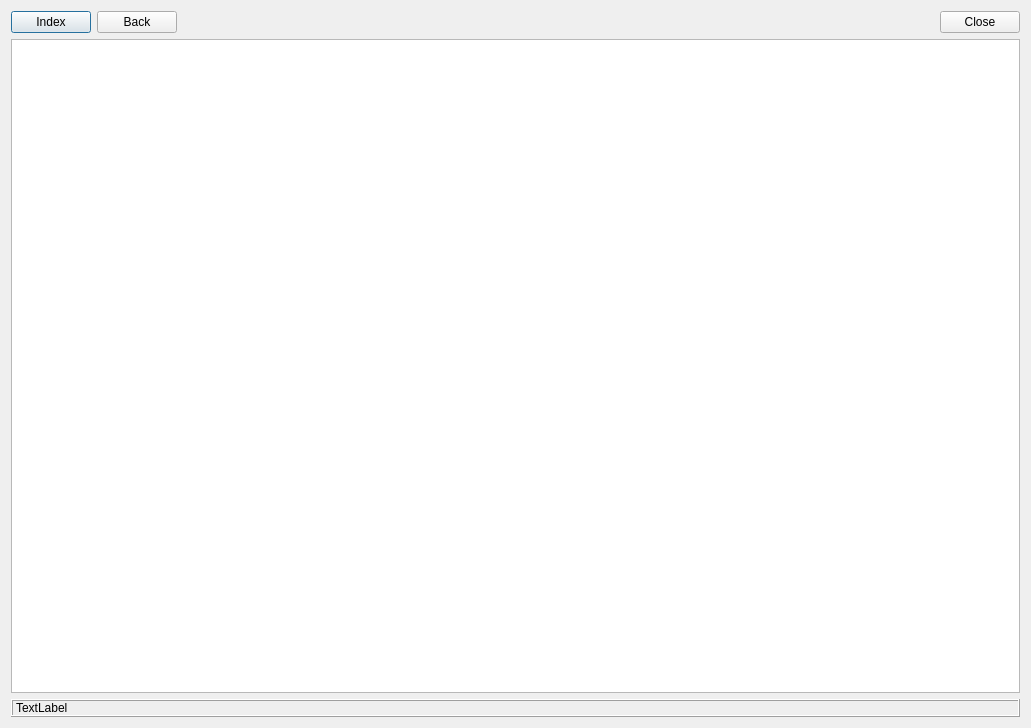
<?xml version="1.0" encoding="UTF-8"?>
<ui version="4.0">
 <class>HelpDialog</class>
 <widget class="QDialog" name="HelpDialog">
  <property name="geometry">
   <rect>
    <x>0</x>
    <y>0</y>
    <width>1031</width>
    <height>728</height>
   </rect>
  </property>
  <property name="windowTitle">
   <string>Dialog</string>
  </property>
  <layout class="QVBoxLayout" name="verticalLayout">
   <item>
    <layout class="QHBoxLayout" name="horizontalLayout">
     <item>
      <widget class="QPushButton" name="indexButton">
       <property name="text">
        <string>Index</string>
       </property>
      </widget>
     </item>
     <item>
      <widget class="QPushButton" name="backButton">
       <property name="text">
        <string>Back</string>
       </property>
      </widget>
     </item>
     <item>
      <spacer name="horizontalSpacer">
       <property name="orientation">
        <enum>Qt::Horizontal</enum>
       </property>
       <property name="sizeHint" stdset="0">
        <size>
         <width>40</width>
         <height>20</height>
        </size>
       </property>
      </spacer>
     </item>
     <item>
      <widget class="QPushButton" name="closeButton">
       <property name="text">
        <string>Close</string>
       </property>
      </widget>
     </item>
    </layout>
   </item>
   <item>
    <widget class="QTextBrowser" name="textBrowser"/>
   </item>
   <item>
    <widget class="QLabel" name="label">
     <property name="frameShape">
      <enum>QFrame::Box</enum>
     </property>
     <property name="frameShadow">
      <enum>QFrame::Raised</enum>
     </property>
     <property name="text">
      <string>TextLabel</string>
     </property>
    </widget>
   </item>
  </layout>
 </widget>
 <resources/>
 <connections/>
</ui>
